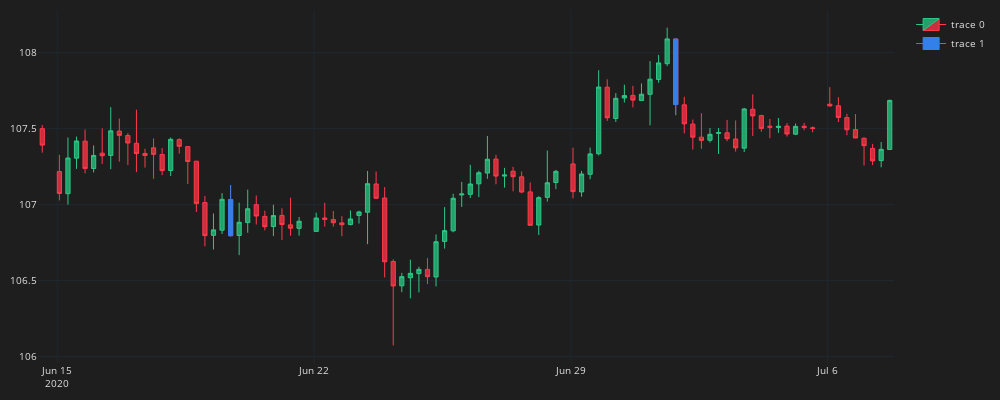

Source (notebook cell):
### Code cell
plot_candles(df_plot, df_markers)
